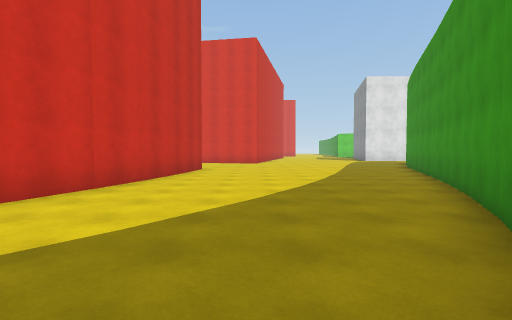
View 1 (above)

20 first-person views from a walk through a scene from a Unity 3-D project. The camera is 1.5 m above the floor, tilts 2° down and sees 85° across. The floor is counted in squares, 2 m on a side. Each view is taken from the middle of a square. On the plan, view 1 faces up. The plan holds only what a view shows up to about 10 squares ahead; the rest is blank. The place goes on beyond the plan. The player character is not drawn. Surface patterns are stand-ins for the level's own textures.

View 2
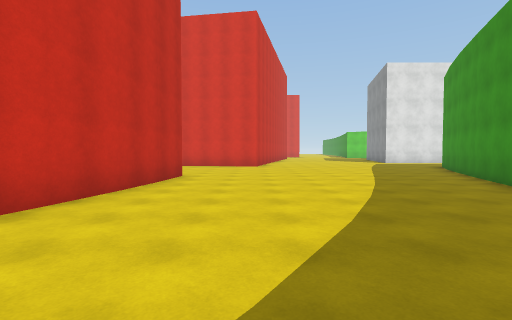

View 3
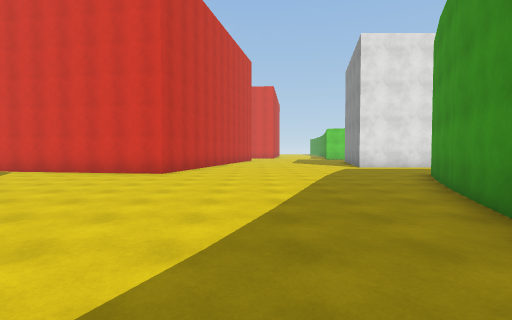

View 4
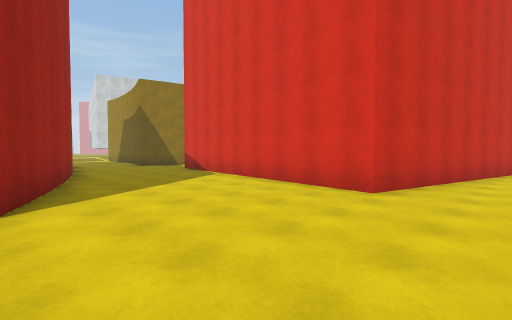

View 5
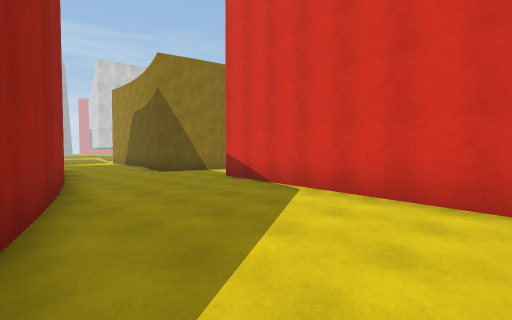

View 6
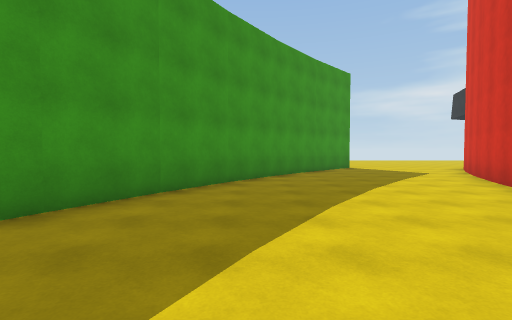

View 7
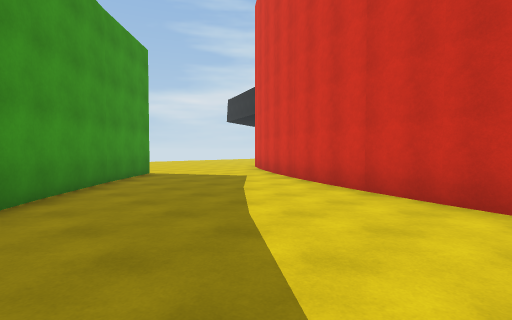

View 8
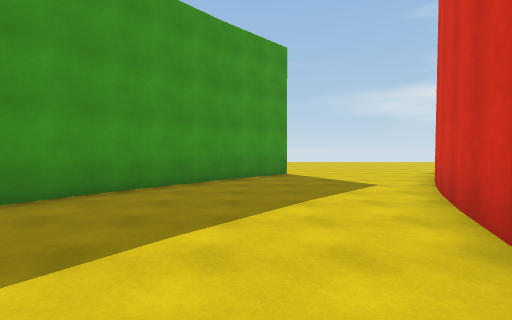

View 9
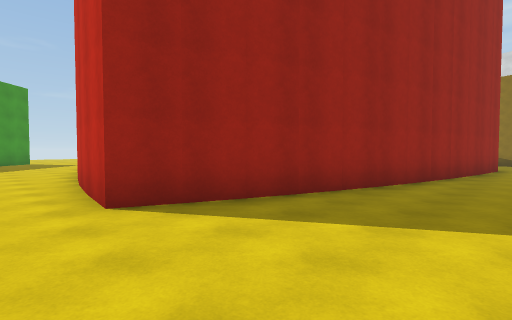

View 10
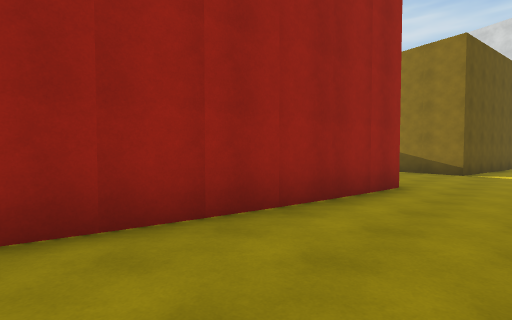

View 11
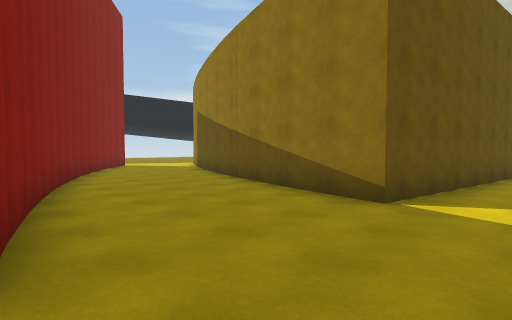

View 12
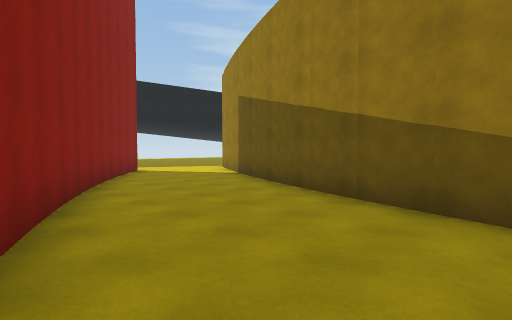

View 13
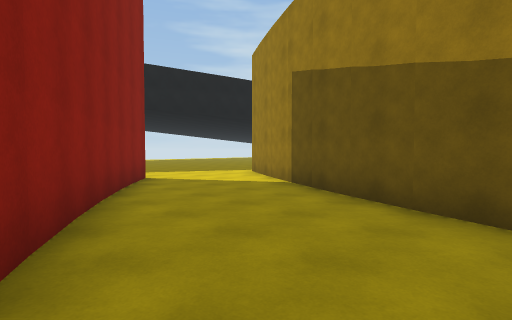

View 14
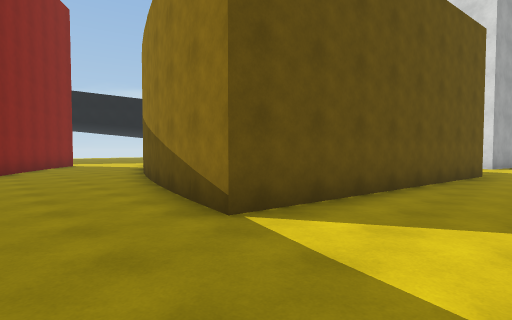

View 15
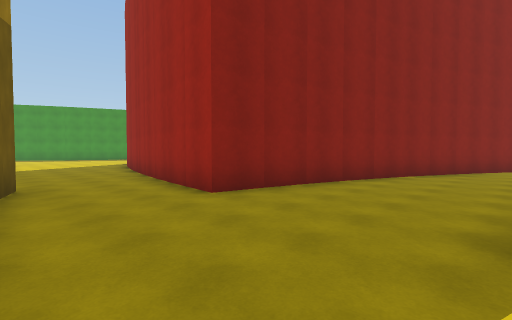

View 16
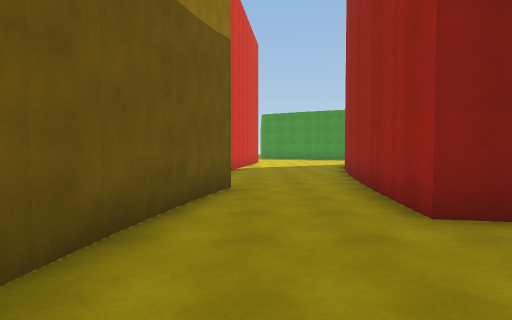

View 17
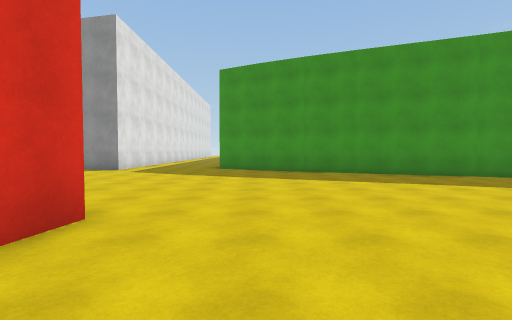

View 18
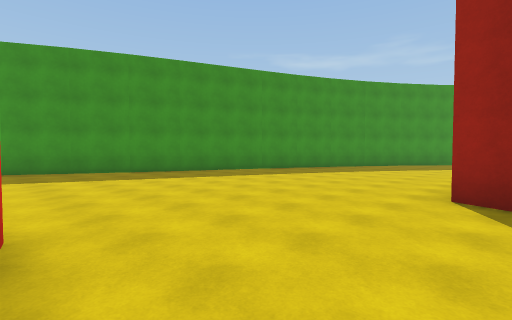

View 19
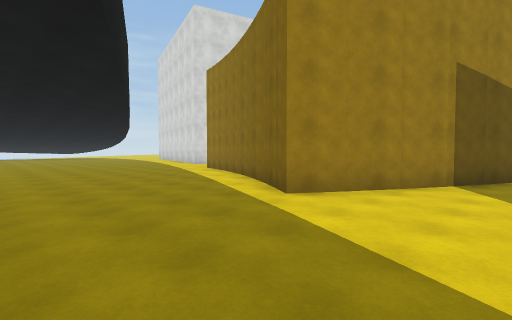

View 20
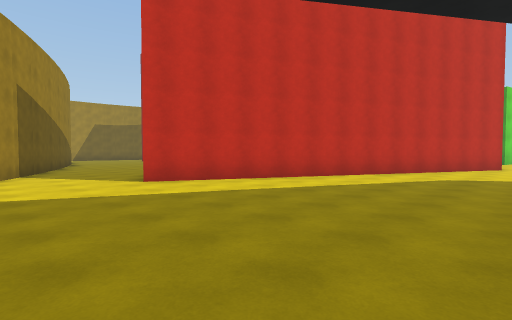

### Floor plan
Points are (right, up) in squares from view 1. A wall is a line through its corners. A room is listed if a view was taken in it or the views show most of it. See-through windows are left out.
Room 1 (views 1, 2, 3, 4, 5, 6, 7, 8, 9, 10, 17, 18)
walls: (-2.2, 9.6) (-2.8, 6.7); (-2.7, 6.9) (-4, 2.7); (-4.9, 12.2) (-2.1, 11.1) (-2.3, 9.5); (4.3, 6.1) (7.3, 13.9); (0.5, 17.5) (0, 15.9) (-8.5, 17.2); (-4, 2.8) (-5.1, 0.3); (1.7, 1.3) (4.4, 6.3); (-5.1, 0.4) (-5.9, -1.1); (-11.9, 14) (-4.8, 12.3); (-11.2, 17) (-11.3, 16.6); (-2, -3.1) (1.8, 1.4)
ways out: opening at (-11.5, 15.5) to room 2; opening at (-4, -1.3) to room 3
Room 2 (views 11, 12, 13, 14, 15, 16)
walls: (-18.7, 11.2) (-20.7, 5.8); (-15.4, 8.5) (-14.6, 10.7) (-14, 14.1) (-11.8, 13.8); (-20.7, 5.9) (-22.3, 2.7); (-13.2, 17.1) (-15.2, 17.4); (-24.8, 15.7) (-18, 14.5) (-18.7, 11.1); (-11.3, 16.6) (-13.4, 17.1); (-17.8, 3.3) (-15.2, 8.6); (-19.2, 1.5) (-17.9, 3.5)
ways out: opening at (-11.5, 15.5) to room 1; opening at (-24, 17) to room 3; opening at (-20.5, 2.5) to room 3
Room 3 (views 19, 20)
walls: (-9.4, -3.4) (-19.2, 1.5); (-22.4, 2.8) (-23, 1.8) (-25.3, 3.3); (-25.3, 3.2) (-27.1, 4.1); (-5.9, -1.1) (-6.5, -2.1); (-27.2, 4.1) (-27.8, 4.3); (-2.8, -4) (-2, -3.1); (-26.2, 16) (-24.8, 15.7)
ways out: opening at (-4, -1.3) to room 1; opening at (-24, 17) to room 2; opening at (-20.5, 2.5) to room 2

Where each view was taken, in squares from view 1:
view 1: 0 up, 0 right, facing up
view 2: 3 up, 0 right, facing up
view 3: 7 up, 3 right, facing up
view 4: 11 up, 2 right, facing up-left
view 5: 12 up, 2 left, facing up-left
view 6: 8 up, 1 right, facing down
view 7: 5 up, 1 right, facing down-left
view 8: 5 up, 2 left, facing down
view 9: 15 up, 1 left, facing down-left
view 10: 16 up, 8 left, facing down-left
view 11: 16 up, 14 left, facing down-left
view 12: 12 up, 15 left, facing down-left
view 13: 9 up, 16 left, facing down-left
view 14: 17 up, 16 left, facing down-left
view 15: 17 up, 18 left, facing down-right
view 16: 16 up, 17 left, facing right
view 17: 14 up, 3 left, facing right
view 18: 16 up, 3 left, facing down-right
view 19: 2 down, 20 left, facing up-left
view 20: 5 down, 22 left, facing up-right
